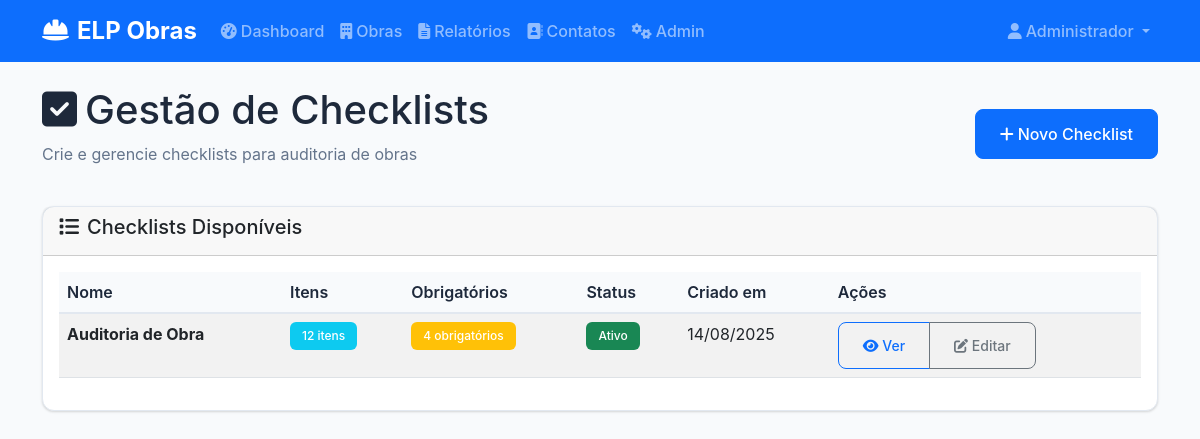
Page /admin/checklists (signed in) on the committed database.
### models.py (models this page shows, shortened)
class User(UserMixin, db.Model):
    __tablename__ = 'users'
    id = db.Column(db.Integer, primary_key=True)
    nome = db.Column(db.String(100), nullable=False)
    email = db.Column(db.String(120), unique=True, nullable=False)
    senha_hash = db.Column(db.String(256), nullable=False)
    role = db.Column(db.String(20), default='user')  # 'admin' or 'user'
    data_criacao = db.Column(db.DateTime, default=datetime.utcnow)
    obras_responsavel = db.relationship('Obra', backref='responsavel', lazy=True, foreign_keys='Obra.responsavel_id')
    relatorios = db.relationship('Relatorio', backref='usuario', lazy=True, foreign_keys='Relatorio.usuario_id')

class Checklist(db.Model):
    __tablename__ = 'checklists'
    id = db.Column(db.Integer, primary_key=True)
    nome = db.Column(db.String(100), nullable=False)
    campos_json = db.Column(db.Text, nullable=False)
    obrigatorios_json = db.Column(db.Text)
    ativo = db.Column(db.Boolean, default=True)
    data_criacao = db.Column(db.DateTime, default=datetime.utcnow)
    @property
    def campos(self):
        return json.loads(self.campos_json) if self.campos_json else []
    @property
    def obrigatorios(self):
        return json.loads(self.obrigatorios_json) if self.obrigatorios_json else []

### routes.py (the view)
@app.route('/admin/checklists')
@login_required
@admin_required
def admin_checklists():
    checklists = Checklist.query.all()
    return render_template('admin_checklists.html', checklists=checklists)

### app.py (called while the page is built)
@login_manager.user_loader
def load_user(user_id):
    return User.query.get(int(user_id))

### routes.py (called while the page is built)
def admin_required(f):
    @wraps(f)
    def decorated_function(*args, **kwargs):
        if not current_user.is_authenticated or current_user.role != 'admin':
            flash('Acesso negado. Apenas administradores podem acessar esta página.', 'error')
            return redirect(url_for('dashboard'))
        return f(*args, **kwargs)
    return decorated_function

### templates/admin_checklists.html (shortened to what this page needs)
{% extends "base.html" %}
{% block content %}
<div class="row mb-4">
    <div class="col">
        <div class="d-flex justify-content-between align-items-center">
            <div>
                <h1><i class="fas fa-check-square me-2"></i>Gestão de Checklists</h1>
                <p class="text-muted">Crie e gerencie checklists para auditoria de obras</p>
            </div>
            <a href="{{ url_for('create_checklist') }}" class="btn btn-primary">
                <i class="fas fa-plus me-1"></i>Novo Checklist
            </a>
        </div>
    </div>
</div>
<div class="row">
    <div class="col-12">
        <div class="card">
            <div class="card-header">
                <h5><i class="fas fa-list me-2"></i>Checklists Disponíveis</h5>
            </div>
            <div class="card-body">
                {% if checklists %}
                <div class="table-responsive">
                    <table class="table table-striped">
                        <thead>
                            <tr>
                                <th>Nome</th>
                                <th>Itens</th>
                                <th>Obrigatórios</th>
                                <th>Status</th>
                                <th>Criado em</th>
                                <th>Ações</th>
                            </tr>
                        </thead>
                        <tbody>
                            {% for checklist in checklists %}
                            <tr>
                                <td><strong>{{ checklist.nome }}</strong></td>
                                <td><span class="badge bg-info">{{ checklist.campos|length }} itens</span></td>
                                <td><span class="badge bg-warning">{{ checklist.obrigatorios|length }} obrigatórios</span></td>
                                <td>
                                    {% if checklist.ativo %}
                                    <span class="badge bg-success">Ativo</span>
                                    {% else %}
                                    <span class="badge bg-secondary">Inativo</span>
                                    {% endif %}
                                </td>
                                <td>{{ checklist.data_criacao.strftime('%d/%m/%Y') }}</td>
                                <td>
                                    <div class="btn-group btn-group-sm">
                                        <button type="button" class="btn btn-outline-primary" onclick="viewChecklist({{ checklist.id }})">
                                            <i class="fas fa-eye"></i> Ver
                                        </button>
                                        <button type="button" class="btn btn-outline-secondary">
                                            <i class="fas fa-edit"></i> Editar
                                        </button>
                                    </div>
                                </td>
                            </tr>
                            {% endfor %}
                        </tbody>
                    </table>
                </div>
                {% endif %}
            </div>
        </div>
    </div>
</div>
{% endblock %}

### templates/base.html (shortened to what this page needs)
<!DOCTYPE html>
<html lang="pt-BR">
<head>
    <link href="https://cdn.jsdelivr.net/npm/bootstrap@5.3.0/dist/css/bootstrap.min.css" rel="stylesheet">
    <link href="https://cdnjs.cloudflare.com/ajax/libs/font-awesome/6.4.0/css/all.min.css" rel="stylesheet">
    <link href="{{ url_for('static', filename='css/style.css') }}" rel="stylesheet">
</head>
<body>
    {% if current_user.is_authenticated %}
    <nav class="navbar navbar-expand-lg navbar-dark bg-primary">
        <div class="container">
            <a class="navbar-brand" href="{{ url_for('dashboard') }}">
                <i class="fas fa-hard-hat me-2"></i>ELP Obras
            </a>
            <div class="collapse navbar-collapse" id="navbarNav">
                <ul class="navbar-nav me-auto">
                    <li class="nav-item">
                        <a class="nav-link" href="{{ url_for('dashboard') }}">
                            <i class="fas fa-tachometer-alt me-1"></i>Dashboard
                        </a>
                    </li>
                    <li class="nav-item">
                        <a class="nav-link" href="{{ url_for('projects') }}">
                            <i class="fas fa-building me-1"></i>Obras
                        </a>
                    </li>
                    <li class="nav-item">
                        <a class="nav-link" href="{{ url_for('reports') }}">
                            <i class="fas fa-file-alt me-1"></i>Relatórios
                        </a>
                    </li>
                    <li class="nav-item">
                        <a class="nav-link" href="{{ url_for('contacts') }}">
                            <i class="fas fa-address-book me-1"></i>Contatos
                        </a>
                    </li>
                    {% if current_user.role == 'admin' %}
                    <li class="nav-item">
                        <a class="nav-link" href="{{ url_for('admin_panel') }}">
                            <i class="fas fa-cogs me-1"></i>Admin
                        </a>
                    </li>
                    {% endif %}
                </ul>
                <ul class="navbar-nav">
                    <li class="nav-item dropdown">
                        <a class="nav-link dropdown-toggle" href="#" role="button" data-bs-toggle="dropdown">
                            <i class="fas fa-user me-1"></i>{{ current_user.nome }}
                        </a>
                    </li>
                </ul>
            </div>
        </div>
    </nav>
    {% endif %}
    <main class="main-content">
        <div class="container mt-4">
            {% block content %}{% endblock %}
        </div>
    </main>
</body>
</html>

### static/css/style.css (style rules this page uses)
:root { --primary-color: #2563eb; --secondary-color: #64748b; --success-color: #10b981; --warning-color: #f59e0b; --danger-color: #ef4444; --info-color: #06b6d4; --light-color: #f8fafc; --dark-color: #1e293b; --border-color: #e2e8f0; }
body { font-family: 'Inter', -apple-system, BlinkMacSystemFont, 'Segoe UI', Roboto, sans-serif; background-color: var(--light-color); color: var(--dark-color); }
.main-content { min-height: calc(100vh - 76px); padding-bottom: 2rem; }
.navbar-brand { font-weight: 700; font-size: 1.5rem; }
.navbar-nav .nav-link { font-weight: 500; transition: all 0.3s ease; }
.card { border: 1px solid var(--border-color); border-radius: 12px; box-shadow: 0 1px 3px 0 rgba(0, 0, 0, 0.1), 0 1px 2px 0 rgba(0, 0, 0, 0.06); transition: all 0.3s ease; }
.btn { border-radius: 8px; font-weight: 500; padding: 0.75rem 1.5rem; transition: all 0.3s ease; }
.table { border-collapse: separate; border-spacing: 0; }
.table th { background-color: var(--light-color); border-bottom: 2px solid var(--border-color); font-weight: 600; color: var(--dark-color); }
.badge { font-weight: 500; padding: 0.5rem 0.75rem; border-radius: 6px; }
.text-muted { color: var(--secondary-color) !important; }

### rows in the picture
User: nome "Administrador"
Checklist: nome "Auditoria de Obra", campos|length "12", obrigatorios|length "4", ativo "Ativo", data_criacao "14/08/2025"
